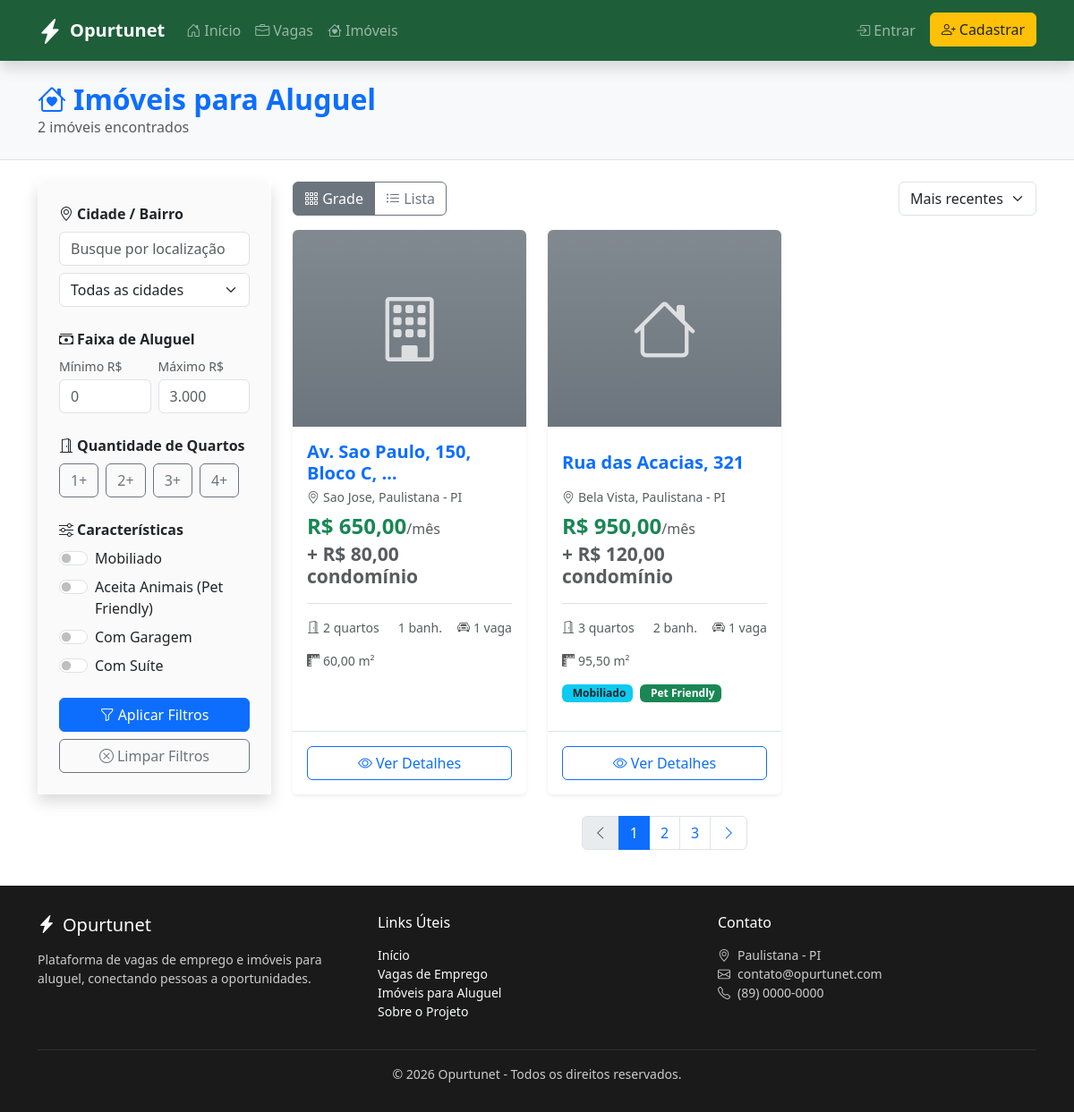
The app's page /imoveis/ with its own data.
### properties/models.py (models this page shows, shortened)
class Imovel(models.Model):
    proprietario = models.ForeignKey(
        settings.AUTH_USER_MODEL,
        on_delete=models.CASCADE,
        related_name='imoveis',
        limit_choices_to={'tipo_usuario': 'proprietario'},
    )
    fotos = models.ImageField(upload_to='imoveis/fotos/', blank=True, null=True)
    endereco = models.CharField(max_length=255)
    bairro = models.CharField(max_length=100, blank=True, null=True)
    cidade = models.CharField(max_length=100)
    valor_aluguel = models.DecimalField(max_digits=10, decimal_places=2)
    valor_condominio = models.DecimalField(
        max_digits=10, decimal_places=2, blank=True, null=True
    )
    quartos = models.PositiveIntegerField(default=1)
    banheiros = models.PositiveIntegerField(default=1)
    garagem = models.PositiveIntegerField(default=0)
    area_m2 = models.DecimalField(max_digits=8, decimal_places=2, blank=True, null=True)
    mobiliado = models.BooleanField(default=False)
    aceita_animais = models.BooleanField(default=False)
    descricao = models.TextField(blank=True, null=True)
    caracteristicas = models.TextField(blank=True, null=True)
    regras = models.TextField(blank=True, null=True)
    contato_proprietario = models.CharField(max_length=255, blank=True, null=True)
    disponibilidade = models.DateField(blank=True, null=True)
    criado_em = models.DateTimeField(auto_now_add=True)
    atualizado_em = models.DateTimeField(auto_now=True)
    class Meta:
        verbose_name = 'Imóvel'
        verbose_name_plural = 'Imóveis'
        ordering = ['-criado_em']

### properties/views.py (the view, shortened to what this page needs)
# urls.py: path('', views.properties_list, name='list'),
def properties_list(request):
    imoveis = Imovel.objects.all()
    q = request.GET.get('q', '').strip()
    local = request.GET.get('local', '').strip()
    if local:
        imoveis = imoveis.filter(
            Q(cidade__icontains=local) |
            Q(bairro__icontains=local) |
            Q(endereco__icontains=local)
        )
    return render(request, 'properties_list.html', {
        'imoveis': imoveis,
        'filtro_q': q,
        'filtro_local': local,
    })

### templates/properties_list.html (shortened to what this page needs)
{% extends 'base.html' %}
{% block content %}
<section class="py-4 bg-light border-bottom">
    <div class="container">
        <div class="d-flex flex-wrap gap-3 justify-content-between align-items-center">
            <div>
                <h2 class="fw-bold text-primary mb-0"><i class="bi bi-house-heart me-2"></i>Imóveis para Aluguel</h2>
                <p class="text-muted mb-0">{{ imoveis|length|default:"17" }} imóveis encontrados</p>
            </div>
        </div>
    </div>
</section>
<section class="py-4">
    <div class="container">
        <div class="row g-4">
            <aside class="col-lg-3">
                <div class="offcanvas-lg offcanvas-start shadow" tabindex="-1" id="filtrosImoveis" aria-labelledby="filtrosImoveisLabel">
                    <div class="offcanvas-body p-3 p-lg-0">
                        <div class="filter-sidebar">
                            <div class="mb-4">
                                <label class="form-label fw-bold mb-2 d-block"><i class="bi bi-geo-alt me-1"></i>Cidade / Bairro</label>
                                <input type="text" class="form-control mb-2" placeholder="Busque por localização">
                                <select class="form-select">
                                    <option>Todas as cidades</option>
                                </select>
                            </div>
                            <div class="mb-4">
                                <label class="form-label fw-bold mb-2 d-block"><i class="bi bi-cash-stack me-1"></i>Faixa de Aluguel</label>
                                <div class="row g-2">
                                    <div class="col-6">
                                        <label class="form-label small text-muted mb-1 d-block">Mínimo R$</label>
                                        <input type="number" class="form-control" placeholder="0">
                                    </div>
                                    <div class="col-6">
                                        <label class="form-label small text-muted mb-1 d-block">Máximo R$</label>
                                        <input type="number" class="form-control" placeholder="3.000">
                                    </div>
                                </div>
                            </div>
                            <div class="mb-4">
                                <label class="form-label fw-bold mb-2 d-block"><i class="bi bi-door-open me-1"></i>Quantidade de Quartos</label>
                                <div class="d-flex flex-wrap gap-2">
                                    <label class="btn btn-outline-secondary mb-0"><input type="checkbox" class="btn-check" autocomplete="off"> 1+</label>
                                    <label class="btn btn-outline-secondary mb-0"><input type="checkbox" class="btn-check" autocomplete="off"> 2+</label>
                                    <label class="btn btn-outline-secondary mb-0"><input type="checkbox" class="btn-check" autocomplete="off"> 3+</label>
                                    <label class="btn btn-outline-secondary mb-0"><input type="checkbox" class="btn-check" autocomplete="off"> 4+</label>
                                </div>
                            </div>
                            <div class="mb-4">
                                <label class="form-label fw-bold mb-2 d-block"><i class="bi bi-sliders me-1"></i>Características</label>
                                <div class="form-check form-switch mb-2">
                                    <input class="form-check-input" type="checkbox" id="mobiliado">
                                    <label class="form-check-label" for="mobiliado">Mobiliado</label>
                                </div>
                                <div class="form-check form-switch mb-2">
                                    <input class="form-check-input" type="checkbox" id="animais">
                                    <label class="form-check-label" for="animais">Aceita Animais (Pet Friendly)</label>
                                </div>
                                <div class="form-check form-switch mb-2">
                                    <input class="form-check-input" type="checkbox" id="garagem">
                                    <label class="form-check-label" for="garagem">Com Garagem</label>
                                </div>
                                <div class="form-check form-switch">
                                    <input class="form-check-input" type="checkbox" id="suite">
                                    <label class="form-check-label" for="suite">Com Suíte</label>
                                </div>
                            </div>
                            <div class="d-grid gap-2">
                                <button class="btn btn-primary" type="button"><i class="bi bi-funnel me-1"></i>Aplicar Filtros</button>
                                <button class="btn btn-outline-secondary" type="button"><i class="bi bi-x-circle me-1"></i>Limpar Filtros</button>
                            </div>
                        </div>
                    </div>
                </div>
            </aside>
            <div class="col-lg-9">
                <div class="d-flex justify-content-between align-items-center mb-3">
                    <div class="d-flex gap-2 align-items-center">
                        <div class="btn-group" role="group">
                            <button class="btn btn-outline-secondary active"><i class="bi bi-grid-3x3-gap"></i> Grade</button>
                            <button class="btn btn-outline-secondary"><i class="bi bi-list-ul"></i> Lista</button>
                        </div>
                    </div>
                    <select class="form-select w-auto">
                        <option>Mais recentes</option>
                    </select>
                </div>
                <div class="row g-4">
                    {% for imovel in imoveis %}
                    <div class="col-md-6 col-xl-4 d-flex">
                        <div class="card card-hover border-0 shadow-sm h-100 w-100">
                            <div class="position-relative overflow-hidden rounded-top">
                                <div class="bg-secondary bg-gradient text-white d-flex align-items-center justify-content-center" style="height: 220px;">
                                    {% if imovel.quartos >= 4 %}<i class="bi bi-houses display-2 opacity-75"></i>
                                    {% elif imovel.quartos == 3 %}<i class="bi bi-house display-2 opacity-75"></i>
                                    {% elif imovel.quartos == 1 %}<i class="bi bi-door-open display-2 opacity-75"></i>
                                    {% else %}<i class="bi bi-building display-2 opacity-75"></i>{% endif %}
                                </div>
                            </div>
                            <div class="card-body d-flex flex-column">
                                <h5 class="text-primary fw-bold mb-1 min-h-2lh">{{ imovel.endereco|truncatewords:6 }}</h5>
                                <p class="text-muted small mb-2">
                                    <i class="bi bi-geo-alt me-1"></i>{% if imovel.bairro %}{{ imovel.bairro }}, {% endif %}{{ imovel.cidade }}
                                </p>
                                <h4 class="text-success fw-bold mb-3">
                                    R$ {{ imovel.valor_aluguel }}<small class="text-muted fw-normal fs-6">/mês</small>
                                    {% if imovel.valor_condominio %}<small class="text-muted d-block mt-1">+ R$ {{ imovel.valor_condominio }} condomínio</small>{% endif %}
                                </h4>
                                <div class="d-flex flex-wrap gap-3 small text-muted border-top pt-3 mb-3 justify-content-between">
                                    <span><i class="bi bi-door-open me-1"></i>{{ imovel.quartos }} quarto{{ imovel.quartos|pluralize }}</span>
                                    <span>{{ imovel.banheiros }} banh.</span>
                                    <span><i class="bi bi-car-front me-1"></i>{{ imovel.garagem }} vaga{{ imovel.garagem|pluralize }}</span>
                                    {% if imovel.area_m2 %}<span><i class="bi bi-rulers me-1"></i>{{ imovel.area_m2 }} m²</span>{% endif %}
                                </div>
                                <div class="d-flex flex-wrap gap-2 mt-auto mb-3">
                                    {% if imovel.mobiliado %}<span class="badge bg-info text-dark">Mobiliado</span>{% endif %}
                                    {% if imovel.aceita_animais %}<span class="badge bg-success">Pet Friendly</span>{% endif %}
                                </div>
                            </div>
                            <div class="card-footer bg-white border-top pt-3 pb-3">
                                <div class="d-grid">
                                    <a href="#" class="btn btn-outline-primary"><i class="bi bi-eye me-1"></i>Ver Detalhes</a>
                                </div>
                            </div>
                        </div>
                    </div>
                    {% endfor %}
                </div>
                <nav class="mt-4" aria-label="Paginação">
                    <ul class="pagination justify-content-center">
                        <li class="page-item disabled"><a class="page-link" href="#"><i class="bi bi-chevron-left"></i></a></li>
                        <li class="page-item active"><a class="page-link" href="#">1</a></li>
                        <li class="page-item"><a class="page-link" href="#">2</a></li>
                        <li class="page-item"><a class="page-link" href="#">3</a></li>
                        <li class="page-item"><a class="page-link" href="#"><i class="bi bi-chevron-right"></i></a></li>
                    </ul>
                </nav>
            </div>
        </div>
    </div>
</section>
{% endblock %}

### templates/base.html (style rules this page uses)
:root { --primary: #1e5f3a; --primary-dark: #165030; --secondary: #f5a623; --light: #f8f9fa; }
.card-hover { transition: transform 0.2s, box-shadow 0.2s; }
.filter-sidebar { background-color: #fafafa; border-radius: 8px; padding: 1.5rem; }
.min-h-2lh { min-height: 3rem; display: flex; align-items: center; }

### records on screen
Imovel: endereco "Av. Sao Paulo, 150, Bloco C, …", bairro "Sao Jose", cidade "Paulistana - PI", valor_aluguel "650,00", valor_condominio "80,00", quartos "2", banheiros "1", garagem "1", area_m2 "60,00"
Imovel: endereco "Rua das Acacias, 321", bairro "Bela Vista", cidade "Paulistana - PI", valor_aluguel "950,00", valor_condominio "120,00", quartos "3", banheiros "2", garagem "1", area_m2 "95,50", mobiliado "Mobiliado", aceita_animais "Pet Friendly"

### other values on screen
{{ imoveis|length|default:"17" }} "2"
